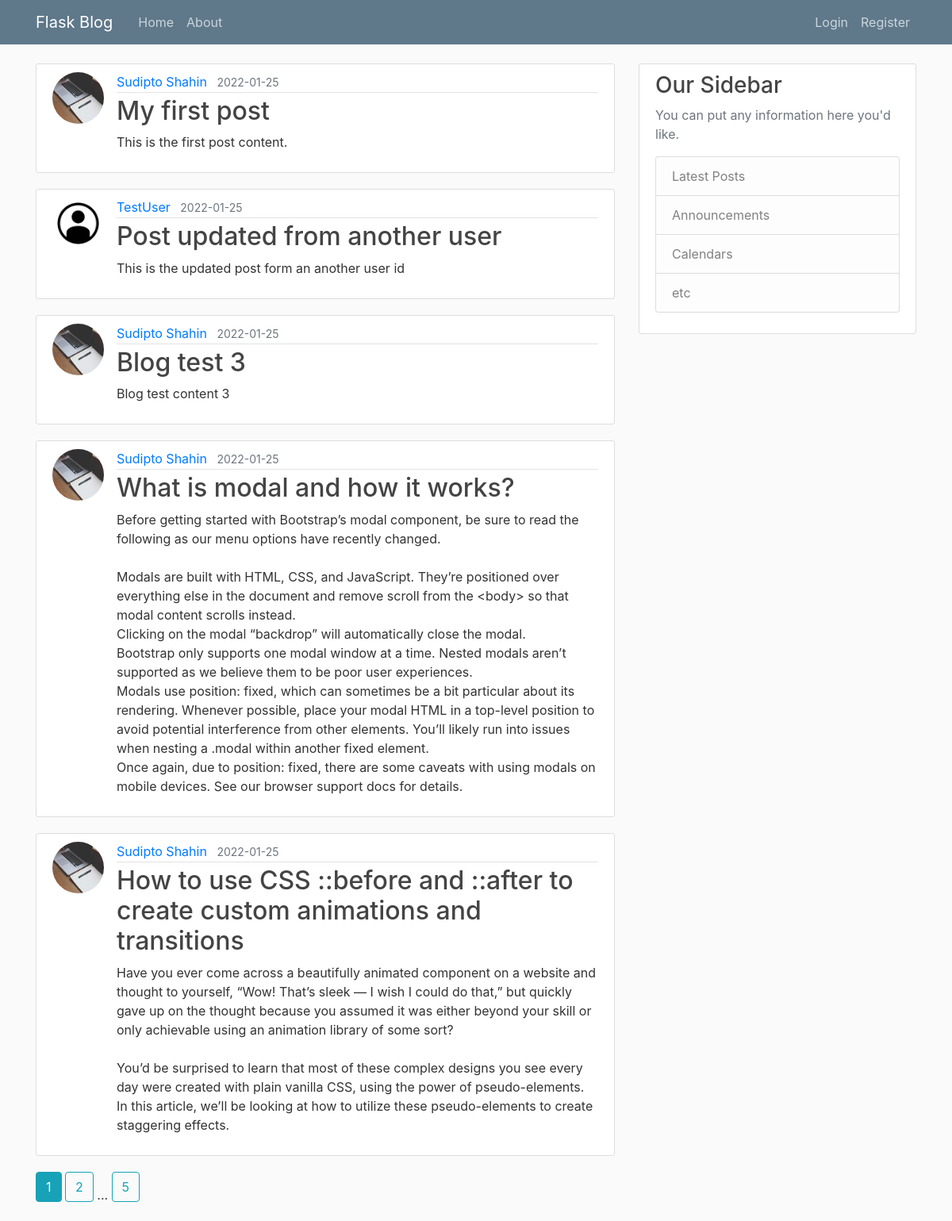
The page /home on the database its author committed.
### flaskblog/models.py (models this page shows, shortened)
class Post(db.Model):
    id = db.Column(db.Integer, primary_key=True)
    title = db.Column(db.String(100), nullable=False)
    date_posted = db.Column(db.DateTime, nullable=False, default=datetime.utcnow)
    content = db.Column(db.Text, nullable=False)
    user_id = db.Column(db.Integer, db.ForeignKey('user.id'), nullable=False)

class User(db.Model, UserMixin):
    id = db.Column(db.Integer, primary_key=True)
    username = db.Column(db.String(20), unique=True, nullable=False)
    email = db.Column(db.String(120), unique=True, nullable=False)
    image_file = db.Column(db.String(20), nullable=False, default='default.jpg')
    password = db.Column(db.String(60), nullable=False)
    posts = db.relationship('Post', backref='author', lazy=True)

### flaskblog/routes.py (the view)
@app.route('/')
@app.route('/home')
def home(title='Home'):
    page = request.args.get('page', 1, type=int)
    posts = Post.query.paginate(page=page, per_page=5)
    return render_template('home.html', posts=posts)

### flaskblog/templates/home.html
{% extends 'layout.html' %}
{% block content %}
    {% for post in posts.items %}
        <article class="media content-section">
            <img class="rounded-circle article-img" src="{{ url_for('static', filename='profile_pics/'+ post.author.image_file) }}">
            <div class="media-body">
            <div class="article-metadata">
                <a class="mr-2" href="#">{{ post.author.username }}</a>
                <small class="text-muted">{{ post.date_posted.strftime('%Y-%m-%d') }}</small>
            </div>
            <h2><a class="article-title" href="{{ url_for('post', post_id=post.id) }}">{{ post.title }}</a></h2>
            <p class="article-content">{{ post.content }}</p>
            </div>
        </article>
    {% endfor %}
    {% for page_num in posts.iter_pages(left_edge=1, right_edge=1, left_current=1, right_current=2) %}
        {% if page_num %}
            {% if posts.page == page_num %}
                <a class="btn btn-info mb-4" href="{{ url_for('home', page=page_num) }}">{{ page_num }}</a>
            {% else %}
                <a class="btn btn-outline-info mb-4" href="{{ url_for('home', page=page_num) }}">{{ page_num }}</a>
            {% endif %}
        {% else %}
            ...
        {% endif %}
    {% endfor %}
{% endblock %}

### flaskblog/templates/layout.html (shortened to what this page needs)
<!DOCTYPE html>
<html lang="en">
<head>
    <link rel="stylesheet" href="https://cdn.jsdelivr.net/npm/bootstrap@4.6.1/dist/css/bootstrap.min.css">
    <link rel="stylesheet" href="{{ url_for('static', filename='main.css') }}">
</head>
<body>
    <header class="site-header">
        <nav class="navbar navbar-expand-md navbar-dark bg-steel fixed-top">
          <div class="container">
            <a class="navbar-brand mr-4" href="/">Flask Blog</a>
            <div class="collapse navbar-collapse" id="navbarToggle">
              <div class="navbar-nav mr-auto">
                <a class="nav-item nav-link" href="{{ url_for('home') }}">Home</a>
                <a class="nav-item nav-link" href="{{ url_for('about') }}">About</a>
              </div>
              <div class="navbar-nav">
                {% if current_user.is_authenticated %}
                  <a class="nev-item nav-link" href="{{ url_for('new_post') }}">Create new</a>
                  <a class="nav-item nav-link" href="{{ url_for('account') }}">Account</a>
                  <a class="nav-item nav-link" href="{{ url_for('logout') }}">Logout</a>
                {% else %}
                  <a class="nav-item nav-link" href="{{ url_for('login') }}">Login</a>
                  <a class="nav-item nav-link" href="{{ url_for('register') }}">Register</a>
                {% endif %}
              </div>
            </div>
          </div>
        </nav>
      </header>
      <main role="main" class="container">
        <div class="row">
          <div class="col-md-8">
            {% block content %}{% endblock %}
          </div>
          <div class="col-md-4">
            <div class="content-section">
              <h3>Our Sidebar</h3>
              <p class='text-muted'>You can put any information here you'd like.
                <ul class="list-group">
                  <li class="list-group-item list-group-item-light">Latest Posts</li>
                  <li class="list-group-item list-group-item-light">Announcements</li>
                  <li class="list-group-item list-group-item-light">Calendars</li>
                  <li class="list-group-item list-group-item-light">etc</li>
                </ul>
              </p>
            </div>
          </div>
        </div>
      </main>
</body>
</html>

### flaskblog/static/main.css (style rules this page uses)
body { background: #fafafa; color: #333333; margin-top: 5rem; }
h1, h2, h3, h4, h5, h6 { color: #444444; }
.bg-steel { background-color: #5f788a; }
.site-header .navbar-nav .nav-link { color: #cbd5db; }
.content-section { background: #ffffff; padding: 10px 20px; border: 1px solid #dddddd; border-radius: 3px; margin-bottom: 20px; }
.article-title { color: #444444; }
.article-content { white-space: pre-line; }
.article-img { height: 65px; width: 65px; margin-right: 16px; }
.article-metadata { padding-bottom: 1px; margin-bottom: 4px; border-bottom: 1px solid #e3e3e3 }

### rows shown on the page
Post: image_file (picture), author.username "Sudipto Shahin", date_posted "2022-01-25", title "My first post", content "This is the first post content."
Post: image_file (placeholder picture), author.username "TestUser", date_posted "2022-01-25", title "Post updated from another user", content "This is the updated post form an another user id"
Post: image_file (picture), author.username "Sudipto Shahin", date_posted "2022-01-25", title "Blog test 3", content "Blog test content 3"
Post: image_file (picture), author.username "Sudipto Shahin", date_posted "2022-01-25", title "What is modal and how it works?", content "Before getting started with Bootstrap’s modal component, be sure to read the following as our menu options have recently changed. Modals are built with HTML, CSS, and JavaScript. They’re positioned over everything else in the document and remove scroll from the <body> so that modal content scrolls instead. Clicking on the modal “backdrop” will automatically close the modal. Bootstrap only supports one modal window at a time. Nested modals aren’t supported as we believe them to be poor user experiences. Modals use position: fixed, which can sometimes be a bit particular about its rendering. Whenever possible, place your modal HTML in a top-level position to avoid potential interference from…"
Post: image_file (picture), author.username "Sudipto Shahin", date_posted "2022-01-25", title "How to use CSS ::before and ::after to create custom animations and transitions", content "Have you ever come across a beautifully animated component on a website and thought to yourself, “Wow! That’s sleek — I wish I could do that,” but quickly gave up on the thought because you assumed it was either beyond your skill or only achievable using an animation library of some sort? You’d be surprised to learn that most of these complex designs you see every day were created with plain vanilla CSS, using the power of pseudo-elements. In this article, we’ll be looking at how to utilize these pseudo-elements to create staggering effects."

### other values the page prints
{{ page_num }} "1"
{{ page_num }} "2" "5"
